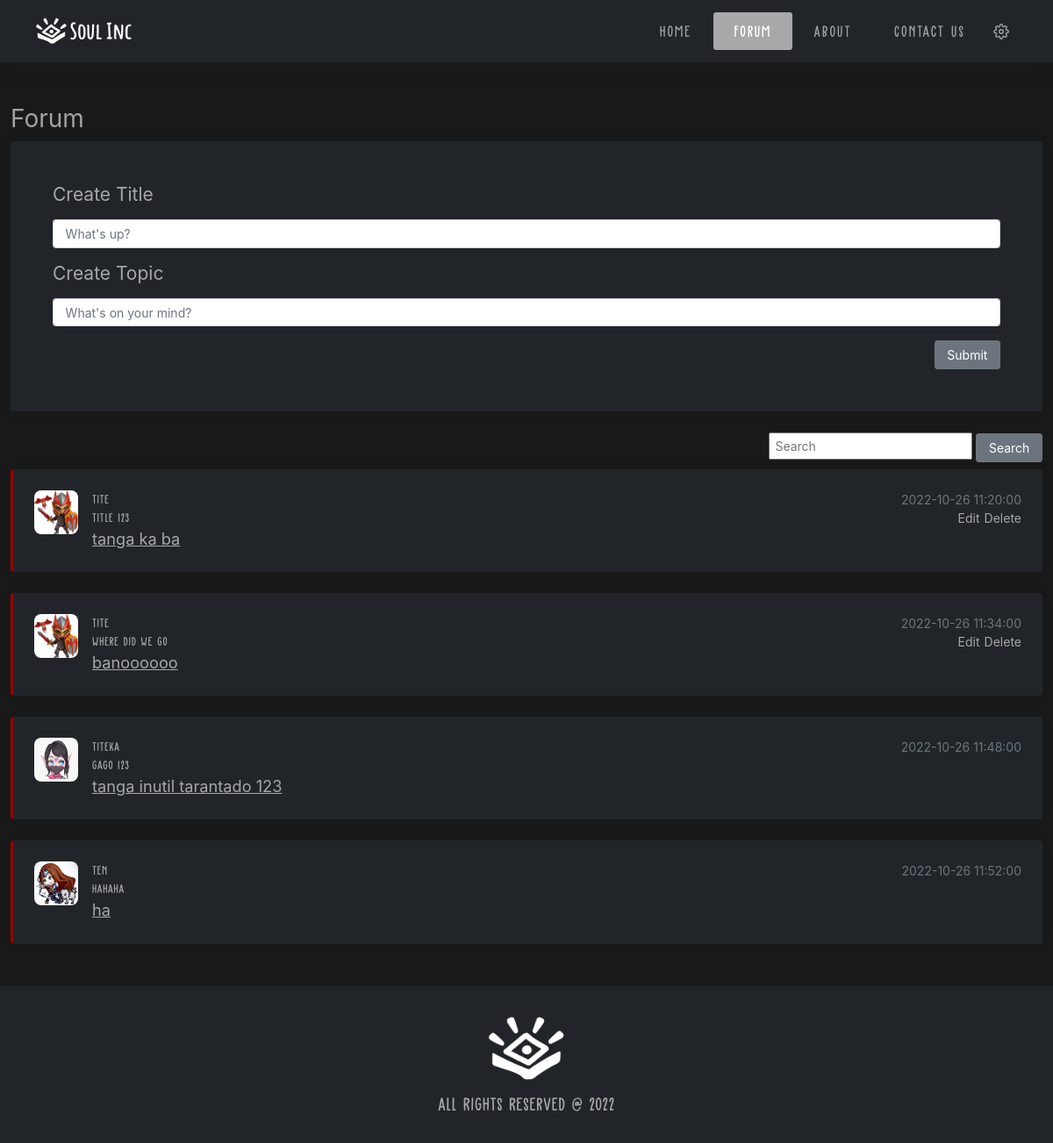
The app's page /users/home.php (signed in) with its own data.
### tables this page shows
CREATE TABLE `posts` (
  `id` int(11) NOT NULL,
  `user_id` int(11) NOT NULL,
  `topic_id` int(50) NOT NULL,
  `title` varchar(50) NOT NULL,
  `topic` varchar(250) NOT NULL,
  `date_time_created` datetime NOT NULL,
  `date_time_updated` datetime NOT NULL
);

CREATE TABLE `users` (
  `id` int(11) NOT NULL,
  `user_id` int(50) NOT NULL,
  `first_name` varchar(50) NOT NULL,
  `last_name` varchar(50) NOT NULL,
  `image` varchar(255) NOT NULL,
  `username` varchar(50) NOT NULL,
  `password` varchar(225) NOT NULL,
  `user_type` int(11) NOT NULL,
  `date_time_created` datetime NOT NULL,
  `date_time_updated` datetime NOT NULL
);

### users/home.php (the view, shortened to what this page needs)
<?php
include('../connection.php');
?>
<!DOCTYPE html>
<html lang="en">
<head>
    <link href="https://cdn.jsdelivr.net/npm/bootstrap@5.0.2/dist/css/bootstrap.min.css" rel="stylesheet">
    <link rel="stylesheet" href="../src/css/custom.css">
    <link rel="stylesheet" href="../src/css/app.css">
</head>
<body style="background: rgba(0, 0, 0, 0.9);">
<nav class="navbar navbar-expand-lg navbar-dark bg-dark">
    <div class="container-fluid">
        <a class="navbar-brand py-0" href="#">
            <img src="../src/img/photos/soul_inc_2.png" alt="" height="40">
        </a>
        <div class="collapse navbar-collapse" id="navbarNavDropdown">
        <ul class="navbar-nav ms-auto nav-pills">
            <li class="nav-item">
            <a class="nav-link px-4"  href="../index.php">Home</a>
            </li>
            <li class="nav-item">
            <a class="nav-link active px-4" href="#" aria-current="page">Forum</a>
            </li>
            <li class="nav-item">
            <a class="nav-link px-4" href="../about.php">About</a>
            </li>
            <li class="nav-item">
            <a class="nav-link px-4" href="../contact.php">Contact us</a>
            </li>
            <?php
                    if(isset($_SESSION['user_id'])){
                        ?>
                    <li class="nav-item dropdown">
                        <a class="nav-link d-none d-sm-inline-block" href="#" data-bs-toggle="dropdown">
                        </a>
                    </li>
                    <?php
                    }else{
                        ?>
                        <li class="nav-item">
                            <a class="nav-link px-4" href="users/registration.php">Sign up</a>
                        </li>
                        <?php
                    }
                    ?>
        </ul>
        </div>
    </div>
</nav>
    <main class="container mb-5" style="color:rgba(255,255,255,0.6);">
        <div class="container-fluid p-0 pt-5">
            <h1 style="color: rgba(255,255,255,0.6);">Forum</h1>
        </div>
            <div class="card bg-dark p-5">
                <form action="add-post.php" method="POST">
                    <label for="" class="h3 pb-0 mb-0" style="color: rgba(255,255,255,0.6);">Create Title</label>
                    <input type="text" class="form-control my-3" name="title" placeholder="What's up?">
                    <label for="" class="h3 pb-0 mb-0" style="color: rgba(255,255,255,0.6);">Create Topic</label>
                    <input type="text" class="form-control my-3" name="topic" placeholder="What's on your mind?" >
                    <span class="d-flex flex-row justify-content-end">
                        <input type="submit" class="btn btn-secondary" name="add_post">
                    </span>
                </form>
            </div>
        <form action="search.php" method="POST" class="mb-2 text-end">
            <input type="text" name="search_topic" style="padding: 3px 5px; outline:none;" placeholder="Search">
            <input type="submit" name="search" class="btn btn-md btn-secondary" value="Search">
        </form>
        <?php
        $view_post = "SELECT posts.topic_id, posts.topic, posts.date_time_created, posts.title,
        users.user_id , users.username , users.image
        FROM posts
        LEFT JOIN users
        ON posts.user_id = users.user_id";
        $run_post = mysqli_query($conn,$view_post);
        if(mysqli_num_rows($run_post) > 0){
            foreach($run_post as $row){
                ?>
                    <div class="card bg-dark p-4" style="border:none; border-left: 3px solid #990000;">
                        <span class="d-flex">
                            <img src="<?php echo "uploads/" . $row['image'] ?>" alt="Image of User" style="height:50px; width: 50px; border-radius: 8px; padding: 0; margin: 0;">
                            <span class="px-3">
                                <p class="p-0 m-0"><?= $row['username']?></p>
                                <p class="p-0 m-0"><?php echo $row ['title']?></p>
                                <a href="view-post.php?topic_id=<?php echo $row ['topic_id']?>" style="font-size: 1.3em; color: rgba(255,255,255,0.6); text-decoration: underline;"><?php echo $row ['topic']?></a>
                            </span>
                            <span class="ms-auto">
                                <span>
                                    <span class="text-muted"><?php echo   $d = $row['date_time_created']; ?>
                                </span>
                                </span>
                                <span class=" d-flex flex-row align-items-end justify-content-end">
                                    <?php
                                    if($row['user_id'] == $_SESSION['user_id'])
                                    {
                                        echo "<a href='edit-post.php?user_id=$row[user_id]&&topic_id=$row[topic_id]' style='color: rgba(255,255,255,0.6);' data-bs-toggle='modal' data-bs-target='#exampleModal'>Edit</a>";
                                        ?>
                                                <?php
                                                        $sql = "SELECT posts.topic_id, posts.topic, posts.date_time_created, posts.title,
                                                        users.user_id , users.username , users.image , users.date_time_created
                                                        FROM posts
                                                        LEFT JOIN users
                                                        ON posts.user_id = users.user_id WHERE posts.user_id ='$row[user_id]' AND posts.topic_id = '$row[topic_id]' ";
                                                        $run = mysqli_query($conn,$sql);
                                                        if(mysqli_num_rows($run) > 0){
                                                            foreach($run as $row ) {
                                                                ?>
                                                                <section class="container-fluid d-flex align-items-center justify-content-center px-4 px-sm-0">
                                                                    <span class="d-flex justify-content-center align-items-center">
                                                                        <img src="<?php echo "uploads/" . $row['image'] ?>" alt="image user" style="height:80px; width: 80px; border-radius: 50%; padding: 0; margin: 0;">
                                                                    </span>
                                                                    <div class="card bg-dark px-3 py-3 mx-3 w-100">
                                                                        <p class="p-0 m-0"><?php echo ucfirst($row ['username']);?></p>
                                                                        <span class="mt-2">
                                                                            <input type="text" name="title" class="w-100" value="<?php echo $row['title']?>">
                                                                            <input type="text" name="topic" class="w-100" value="<?php echo $row['topic']?>">
                                                                            <br>
                                                                            <input type="hidden" name="user_id" value="<?php echo $row ['user_id']?>">
                                                                            <input type="hidden" name="topic_id" value="<?php echo $row ['topic_id']?>">
                                                                        </span>
                                                                    </div>
                                                                </section>
                                                                <?php
                                                            }
                                                        }
                                                    ?>
                                        <?php
                                    }else{
                                        echo "";
                                    }
                                    ?>
                                    <?php
                                    if($row['user_id'] == $_SESSION['user_id'])
                                    {
                                        echo "<a href='delete-post.php?user_id=$row[user_id]&&topic_id=$row[topic_id]' style='color: rgba(255,255,255,0.6); padding: 0 0 0 5px;'>Delete</a>";
                                    }else{
                                        echo "";
                                    }
                                    ?>
                                </span>
                            </span>
                        </span>
                    </div>
                <?php
            }
        }else{
            echo "<div class='py-5'>No posts available.</div>" . $conn->error;
        }
        ?>
    </main>
    <div class="footer mt-5">
        <section class="bg-dark py-4 text-center">
            <img src="../src/img/photos/soul_inc.png" alt="" srcset="" style="height: 7em;">
            <p class="h3" style="color:rgba(255,255,255,0.6);">All Rights Reserved @ 2022</p>
        </section>
    </div>
</body>
</html>

### src/css/custom.css (style rules this page uses)
.nav-link { font-family: 'Bearskin-DEMO-Regular'; font-size: 1.3em; letter-spacing: 2px; }
p { font-family: 'Bearskin-DEMO-Regular'; letter-spacing: 1px; color: rgba(255, 255, 255, 0.6); }

### records on screen
posts: users.image (picture), users.username "tite", title "title 123", topic "tanga ka ba", date_time_created "2022-10-26 11:20:00"
posts: users.image (picture), users.username "tite", title "where did we go", topic "banoooooo", date_time_created "2022-10-26 11:34:00"
posts: users.image (picture), users.username "titeka", title "gago 123", topic "tanga inutil tarantado 123", date_time_created "2022-10-26 11:48:00"
posts: users.image (picture), users.username "ten", title "hahaha", topic "ha", date_time_created "2022-10-26 11:52:00"
